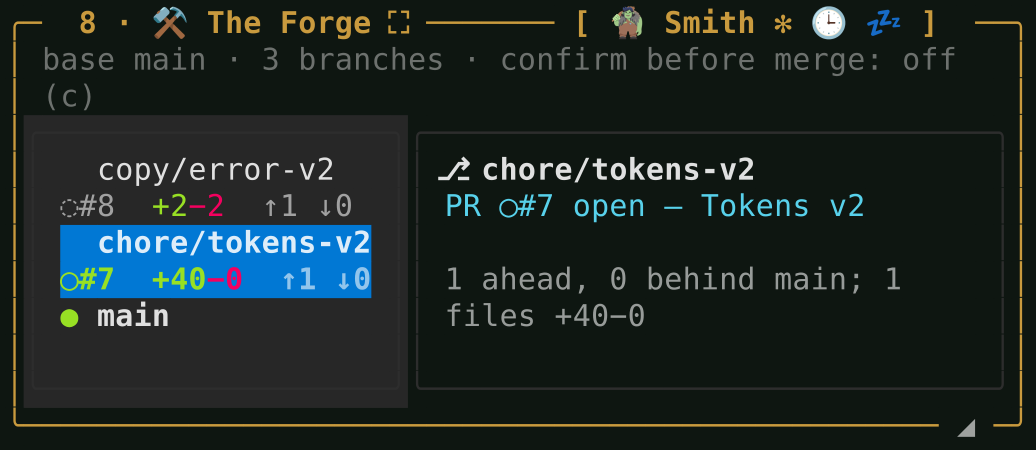
#> input picture docs/img/landing/buildings/elf/camp/forge.png, 3106 x 1350 px, found by its file name (shown at 1/3 size); its folder holds only this picture in this run
$ python hsheet.py ../elf/camp/forge.png ../elf/camp/lake-of-insight.png ../elf/camp/loot-vault.png
#> lines starting #> are read from the running program, lines starting #| are printed output that depends on the picture
"""Contact sheet of hut pictures: each pair Camp | Office at one height, aspect kept."""
import sys
from pathlib import Path
from PIL import Image, ImageDraw
root, cls, out = Path(sys.argv[1]), sys.argv[2], Path(sys.argv[3])
names = sorted(p.stem for p in (root / cls / "camp").glob("*.png"))
HH, G = 260, 10
rows = []
for n in names:
    ims = [Image.open(root / cls / m / f"{n}.png").convert("RGB") for m in ("camp", "office")]
#> ims = 2 items
    ims = [im.resize((round(im.width * HH / im.height), HH)) for im in ims]
    rows.append((n, ims))
W = max(sum(i.width for i in ims) + 3 * G for _, ims in rows)
#> W = 1226
sheet = Image.new("RGB", (W, len(rows) * (HH + G + 14) + G), (255, 255, 255))
#> sheet: PIL image 1226x294 RGB; every value is 255
d = ImageDraw.Draw(sheet)
for k, (n, ims) in enumerate(rows):
    y = G + k * (HH + G + 14)
    d.text((G, y), n, fill=(0, 0, 0))
    x = G
    for im in ims:
        sheet.paste(im, (x, y + 12)); x += im.width + G
#> this loop made 1 pass
#> (n, y) on pass 1: ('forge', 10)
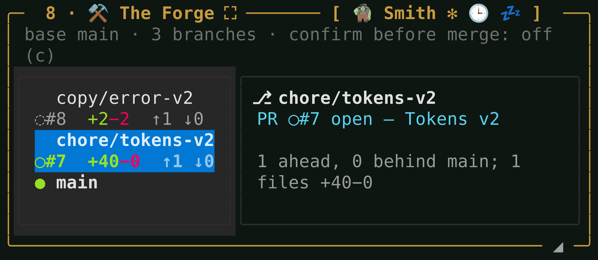
#> im: PIL image 598x260 RGB; mean R, G, B 28.1, 38.6, 37
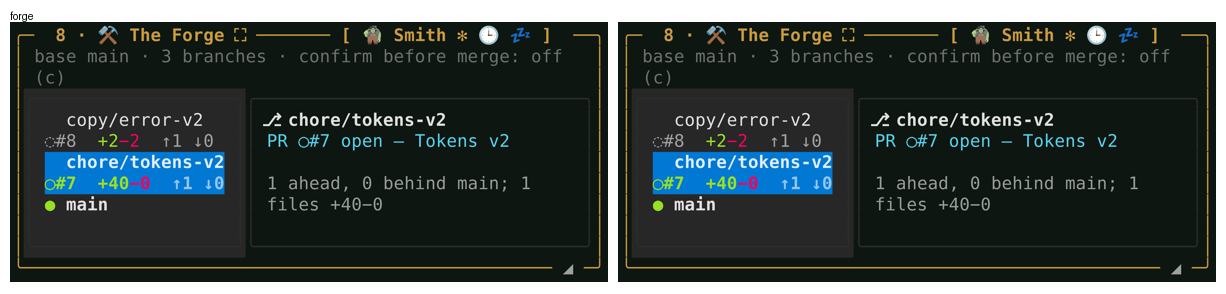
#> sheet: PIL image 1226x294 RGB; mean R, G, B 59.2, 68.3, 66.9
sheet.save(out)

$ run again, on docs/img/landing/buildings/elf/camp/scroll-dump.png
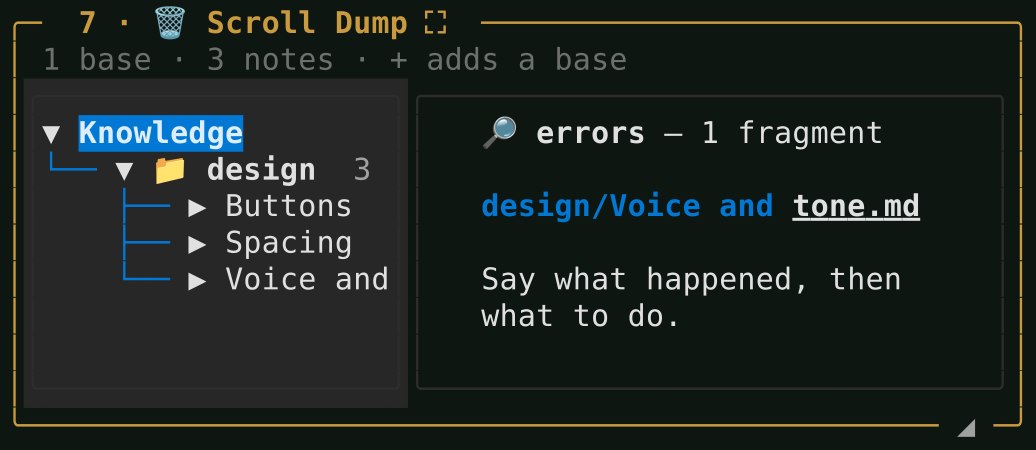
#> input picture docs/img/landing/buildings/elf/camp/scroll-dump.png, 3106 x 1350 px, found by its file name (shown at 1/3 size)
#> ims = 2 items
#> W = 1226
#> the loop `for k, (n, ims) in enumerate(rows):` made 1 pass
#> (n, y) on pass 1: ('scroll-dump', 10)
#> after the loop `for k, (n, ims) in enumerate(rows):`:
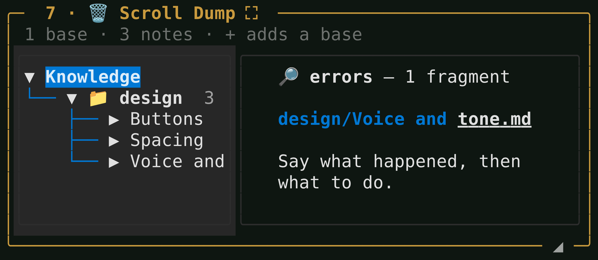
#> im: PIL image 598x260 RGB; mean R, G, B 29.9, 36.6, 33.1
#> after the loop `for k, (n, ims) in enumerate(rows):`:
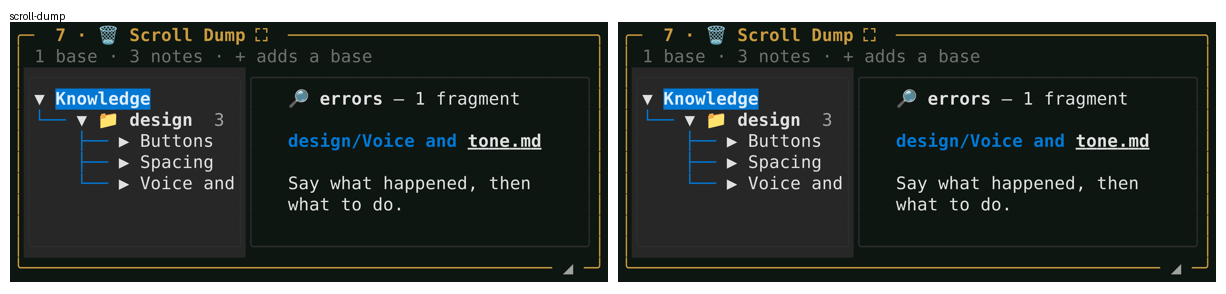
#> sheet: PIL image 1226x294 RGB; mean R, G, B 60.7, 66.5, 63.5

$ run again, on docs/img/landing/buildings/elf/camp/task-fields.png
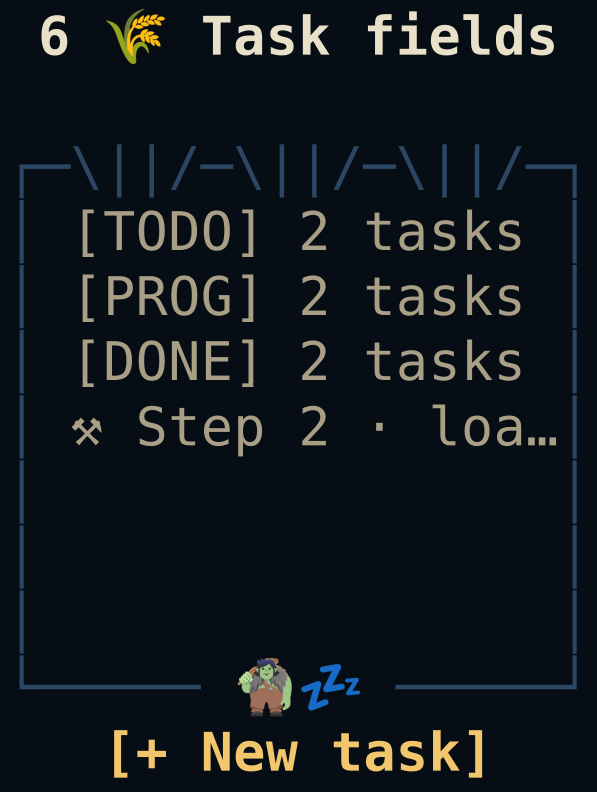
#> input picture docs/img/landing/buildings/elf/camp/task-fields.png, 1789 x 2374 px, found by its file name (shown at 1/3 size)
#> ims = 2 items
#> W = 422
#> the loop `for k, (n, ims) in enumerate(rows):` made 1 pass
#> (n, y) on pass 1: ('task-fields', 10)
#> after the loop `for k, (n, ims) in enumerate(rows):`:
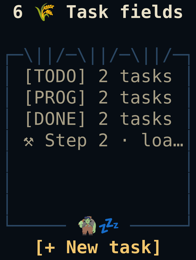
#> im: PIL image 196x260 RGB; mean R, G, B 19.5, 24.7, 29.3
#> after the loop `for k, (n, ims) in enumerate(rows):`:
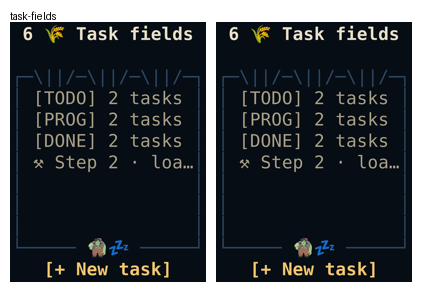
#> sheet: PIL image 422x294 RGB; mean R, G, B 61.3, 65.6, 69.3

$ run again, on docs/img/landing/buildings/elf/camp/the-pit.png
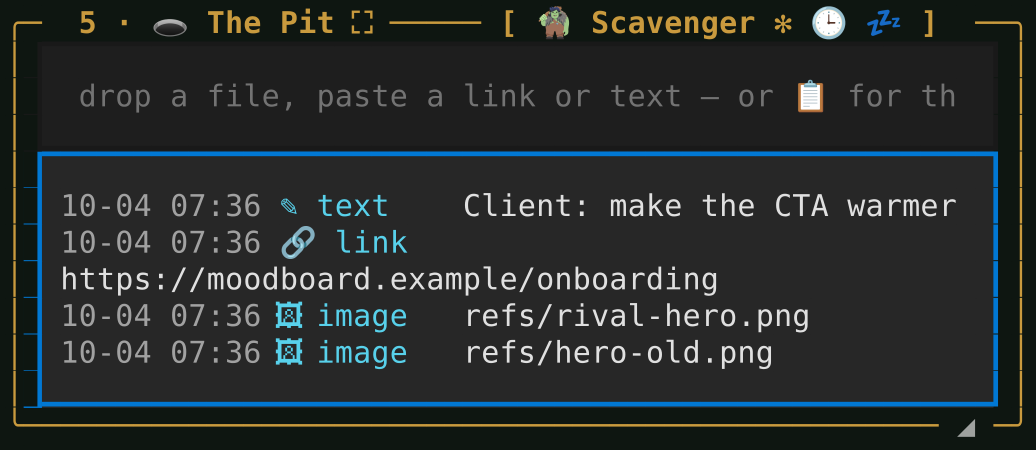
#> input picture docs/img/landing/buildings/elf/camp/the-pit.png, 3106 x 1350 px, found by its file name (shown at 1/3 size)
#> ims = 2 items
#> W = 1226
#> the loop `for k, (n, ims) in enumerate(rows):` made 1 pass
#> (n, y) on pass 1: ('the-pit', 10)
#> after the loop `for k, (n, ims) in enumerate(rows):`:
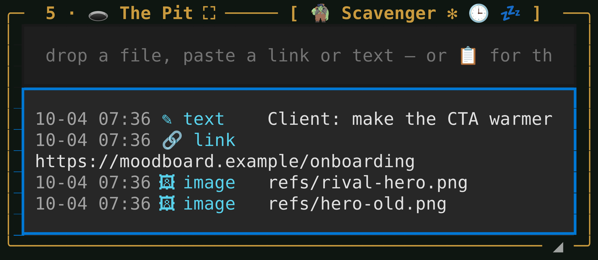
#> im: PIL image 598x260 RGB; mean R, G, B 39.8, 44.6, 44.3
#> after the loop `for k, (n, ims) in enumerate(rows):`:
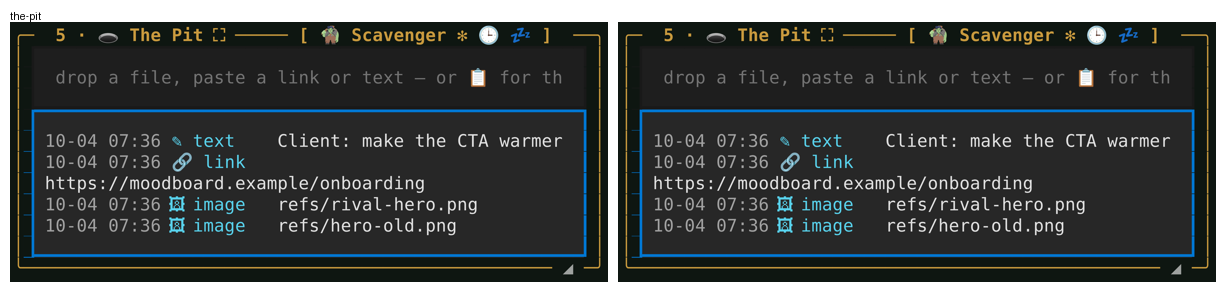
#> sheet: PIL image 1226x294 RGB; mean R, G, B 69.3, 73.4, 73.2

$ run again, on docs/img/landing/buildings/elf/camp/lake-of-insight.png
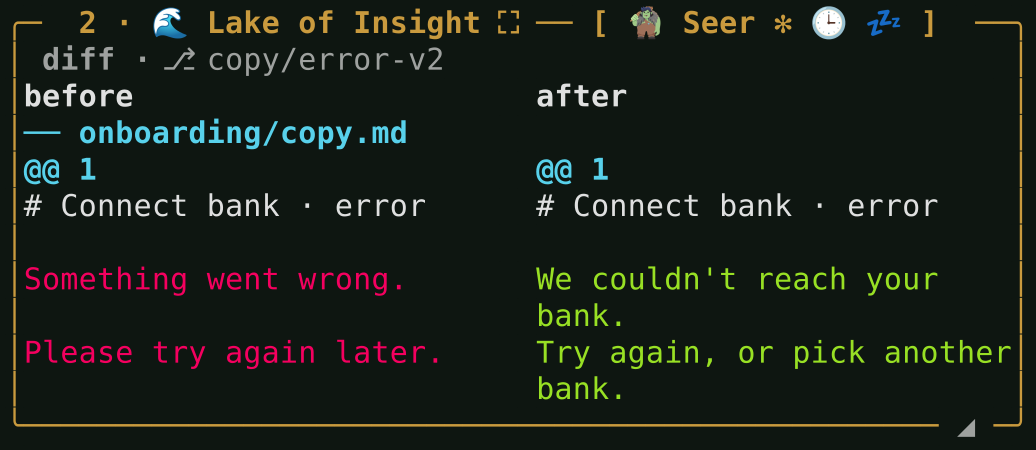
#> input picture docs/img/landing/buildings/elf/camp/lake-of-insight.png, 3106 x 1350 px, found by its file name (shown at 1/3 size)
#> ims = 2 items
#> W = 1226
#> the loop `for k, (n, ims) in enumerate(rows):` made 1 pass
#> (n, y) on pass 1: ('lake-of-insight', 10)
#> after the loop `for k, (n, ims) in enumerate(rows):`:
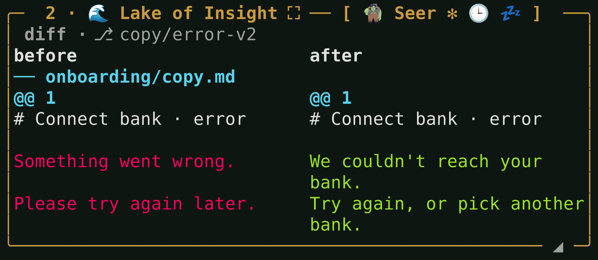
#> im: PIL image 598x260 RGB; mean R, G, B 25.1, 31.7, 24.4
#> after the loop `for k, (n, ims) in enumerate(rows):`:
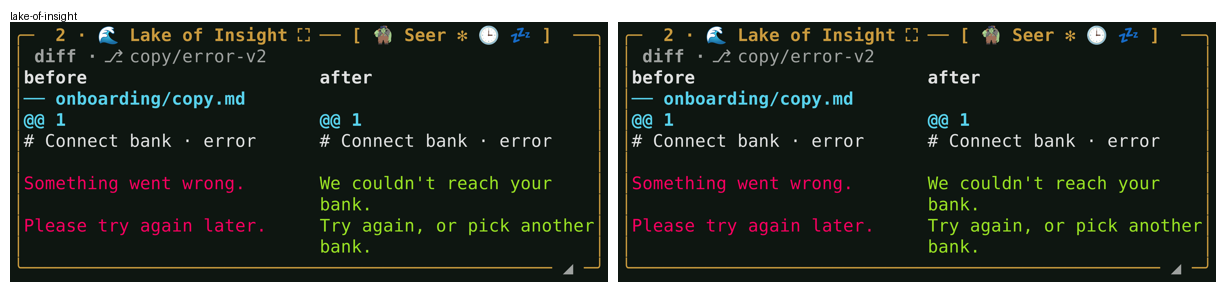
#> sheet: PIL image 1226x294 RGB; mean R, G, B 56.5, 62.2, 56
